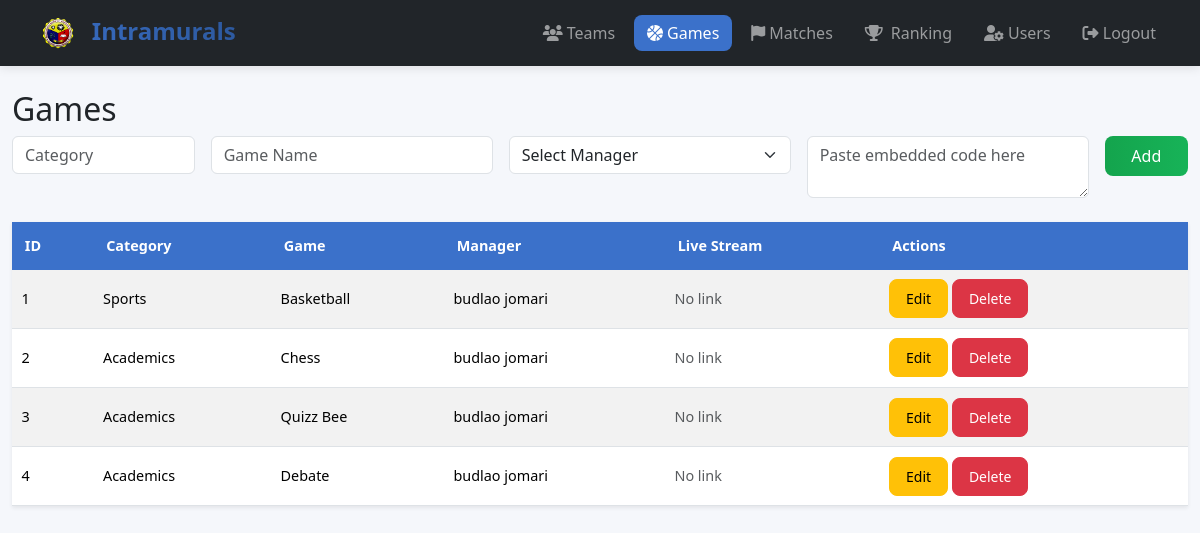
Before: /games/ (signed in) with the older database file.
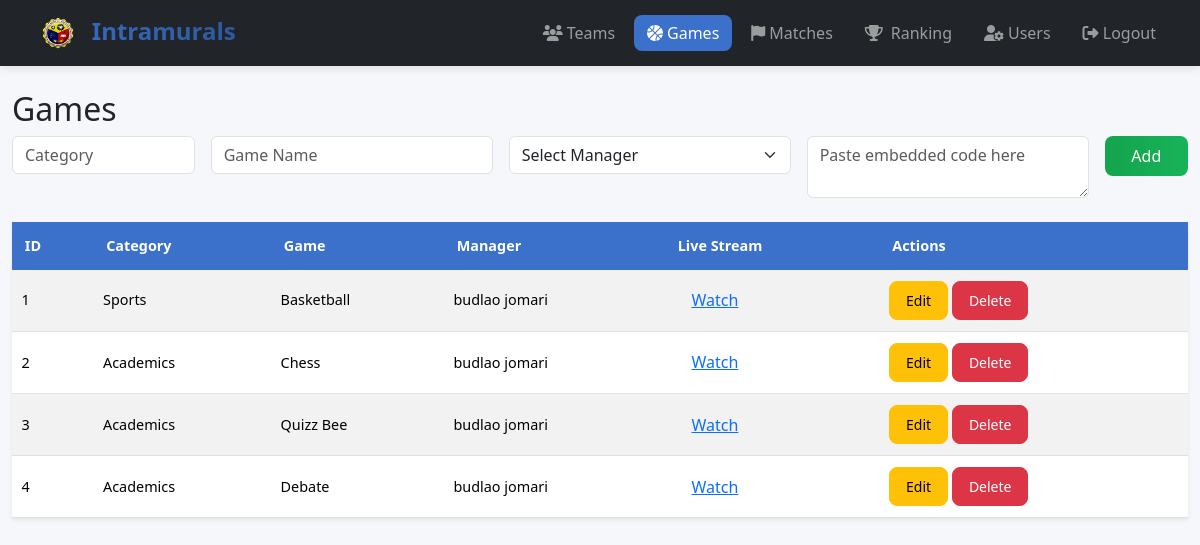
After: the same page with the newer database file.
### models.py (models this page shows)
class Game(db.Model):
    __tablename__ = "games"
    id = db.Column(db.Integer, primary_key=True)
    category = db.Column(db.String(50), nullable=False)
    game_name = db.Column(db.String(100), nullable=False)
    game_manager = db.Column(db.String(100), nullable=False)
    live_url = db.Column(db.String(255), nullable=True)

### routes/games.py (the view)
@games_bp.route("/")
def list_games():
    games = Game.query.all()
    managers = User.query.filter_by(role="game_manager").all()  # ✅ only managers
    return render_template("games.html", games=games, managers=managers)

### app.py (called while the page is built)
def protect_blueprint(bp, exclude=['index']):
    @bp.before_request
    def require_login():
        if request.endpoint in exclude:
            return
        if "user_id" not in session:
            flash("Please log in first.", "warning")
            return redirect(url_for("login"))

### templates/games.html (shortened to what this page needs)
{% extends "base.html" %}
{% block content %}
<h2>Games</h2>
<form class="row g-3 mb-4" method="post" action="{{ url_for('games.add') }}">
    <div class="col-md-2">
        <input type="text" class="form-control" name="category" placeholder="Category" required />
    </div>
    <div class="col-md-3">
        <input type="text" class="form-control" name="game_name" placeholder="Game Name" required />
    </div>
    <div class="col-md-3">
        <select class="form-select" name="game_manager" required>
            <option value="">Select Manager</option>
        </select>
    </div>
    <div class="col-md-3">
        <textarea class="form-control" name="live_url" placeholder="Paste embedded code here"></textarea>
    </div>
    <div class="col-md-1">
        <button type="submit" class="btn btn-success w-100">Add</button>
    </div>
</form>
<table class="table table-striped table-hover shadow-sm">
    <thead class="table-primary">
        <tr>
            <th>ID</th>
            <th>Category</th>
            <th>Game</th>
            <th>Manager</th>
            <th>Live Stream</th>
            <th>Actions</th>
        </tr>
    </thead>
    <tbody>
        {% for g in games %}
        <tr>
            <td>{{ g.id }}</td>
            <td>{{ g.category }}</td>
            <td>{{ g.game_name }}</td>
            <td>{{ g.game_manager }}</td>
            <td>
                {% if g.live_url %}
                <button type="button" class="btn btn-link" data-bs-toggle="modal" data-bs-target="#liveModal{{ g.id }}">
                    Watch
                </button>
                {% else %}
                <span class="text-muted">No link</span>
                {% endif %}
            </td>
            <td>
                <button type="button" class="btn btn-warning btn-sm" data-bs-toggle="modal" data-bs-target="#editModal{{ g.id }}">Edit</button>
                <a href="{{ url_for('games.delete', id=g.id) }}" class="btn btn-danger btn-sm">Delete</a>
            </td>
        </tr>
        {% endfor %}
    </tbody>
</table>
{% endblock %}

### templates/base.html (shortened to what this page needs)
<!DOCTYPE html>
<html lang="en">
	<head>
		<link href="https://cdn.jsdelivr.net/npm/bootstrap@5.3.2/dist/css/bootstrap.min.css" rel="stylesheet" />
		<link rel="stylesheet" href="https://cdnjs.cloudflare.com/ajax/libs/font-awesome/6.4.0/css/all.min.css" />
	</head>
	<body>
		<nav class="navbar navbar-expand-lg navbar-dark bg-dark">
			<div class="container">
				<a class="navbar-brand fw-bold" href="{{ url_for('index') }}">
					<img src="{{ url_for('static', filename='moist.png') }}" alt="Logo" width="40" height="40" class="me-2" />
					Intramurals
				</a>
				<div class="collapse navbar-collapse" id="navbarNav">
					<ul class="navbar-nav ms-auto text-center">
						<li class="nav-item">
							<a class="nav-link {% if request.endpoint == 'participants.list_participants' %}active{% endif %}" href="{{ url_for('participants.list_participants') }}">
								<i class="fas fa-users me-1"></i>Teams
							</a>
						</li>
						<li class="nav-item">
							<a class="nav-link {% if request.endpoint == 'games.list_games' %}active{% endif %}" href="{{ url_for('games.list_games') }}">
								<i class="fas fa-basketball-ball me-1"></i>Games
							</a>
						</li>
						<li class="nav-item">
							<a class="nav-link {% if request.endpoint == 'matches.list_matches' %}active{% endif %}" href="{{ url_for('matches.list_matches') }}">
								<i class="fas fa-flag me-1"></i>Matches
							</a>
						</li>
						<li class="nav-item">
							<a class="nav-link {% if request.endpoint == 'matches.ranking' %}active{% endif %}" href="{{ url_for('matches.ranking') }}"> <i class="fas fa-trophy me-2"></i>Ranking </a>
						</li>
						<li class="nav-item">
							<a class="nav-link {% if request.endpoint == 'users.list_users' %}active{% endif %}" href="{{ url_for('users.list_users') }}">
								<i class="fas fa-user-cog me-1"></i>Users
							</a>
						</li>
						<li class="nav-item">
							<a class="nav-link" href="{{ url_for('logout') }}"> <i class="fas fa-sign-out-alt"></i> Logout </a>
						</li>
					</ul>
				</div>
			</div>
		</nav>
		<main class="container my-4">{% block content %}{% endblock %}</main>
	</body>
</html>

### templates/base.html (style rules this page uses)
:root { --primary-color: #3b71ca; --secondary-color: #f8f9fa; --accent-color: #dc3545; --dark-color: #212529; --light-color: #f8f9fa; --success-color: #14a44d; --border-radius: 8px; }
body { background-color: #f5f7fb; font-family: "Segoe UI", Tahoma, Geneva, Verdana, sans-serif; }
.navbar { box-shadow: 0 2px 10px rgba(0, 0, 0, 0.1); padding: 0.5rem 1rem; }
.navbar-brand { font-weight: 700; font-size: 1.5rem; background: linear-gradient(45deg, var(--primary-color), #2b5699); -webkit-background-clip: text; -webkit-text-fill-color: transparent; padding: 0.3rem 0.6rem; border-radius: var(--border-radius); }
.nav-link { font-weight: 500; padding: 0.4rem 0.8rem !important; margin: 0 0.2rem; border-radius: var(--border-radius); transition: all 0.3s ease; text-align: center; }
.nav-link.active { background-color: var(--primary-color); color: white !important; }
.container { max-width: 1200px; }
.btn { border-radius: var(--border-radius); padding: 0.5rem 1rem; font-weight: 500; transition: all 0.3s ease; }
.btn-success { background: linear-gradient(to right, var(--success-color), #17b358); border: none; }
.table th { background-color: var(--primary-color); color: white; border: none; padding: 0.8rem; font-size: 0.9rem; }
.table td { padding: 0.6rem; vertical-align: middle; font-size: 0.9rem; }

Changed rows visible on the page:
changed Game "Sports": live_url "No link" → "Watch"
changed Game "Chess": live_url "No link" → "Watch"
changed Game "Quizz Bee": live_url "No link" → "Watch"
changed Game "Debate": live_url "No link" → "Watch"
